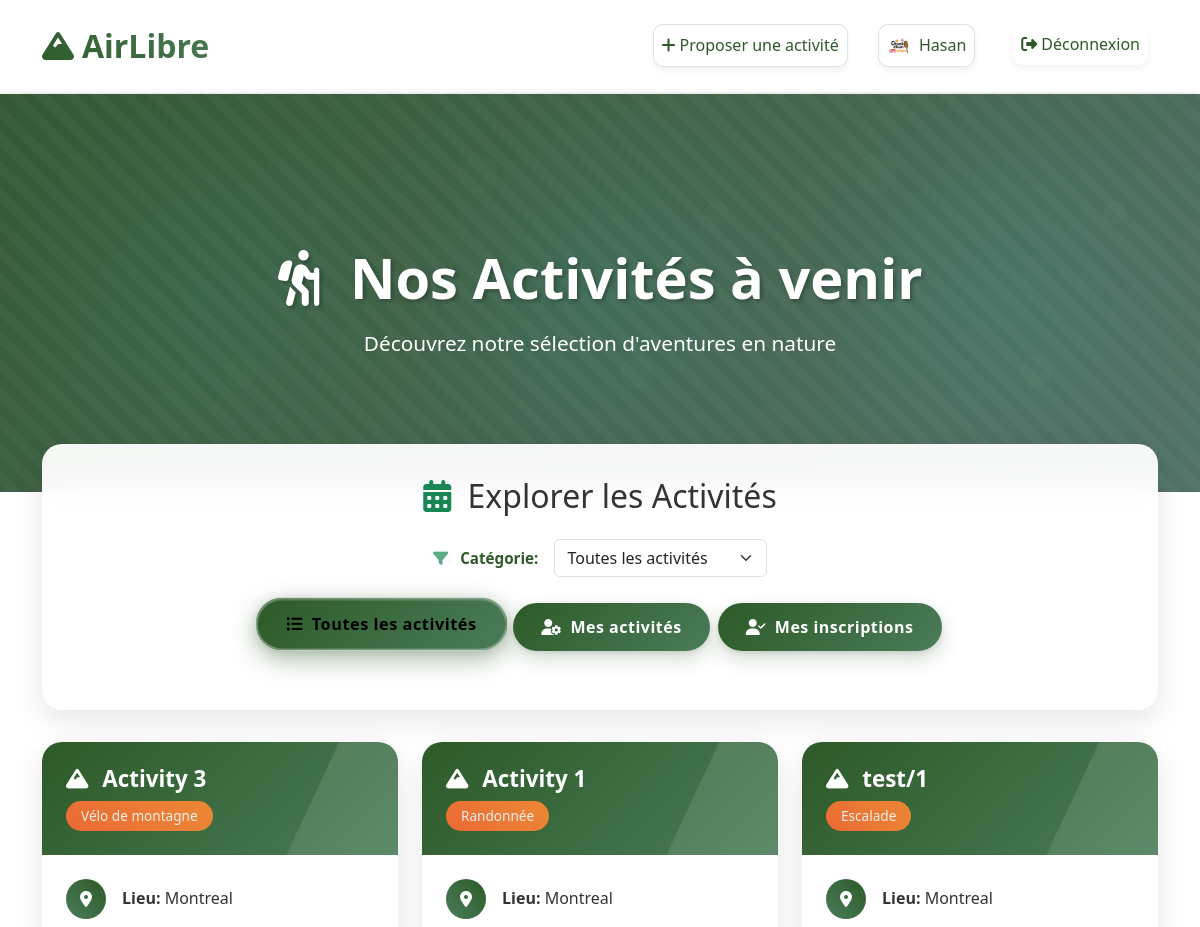
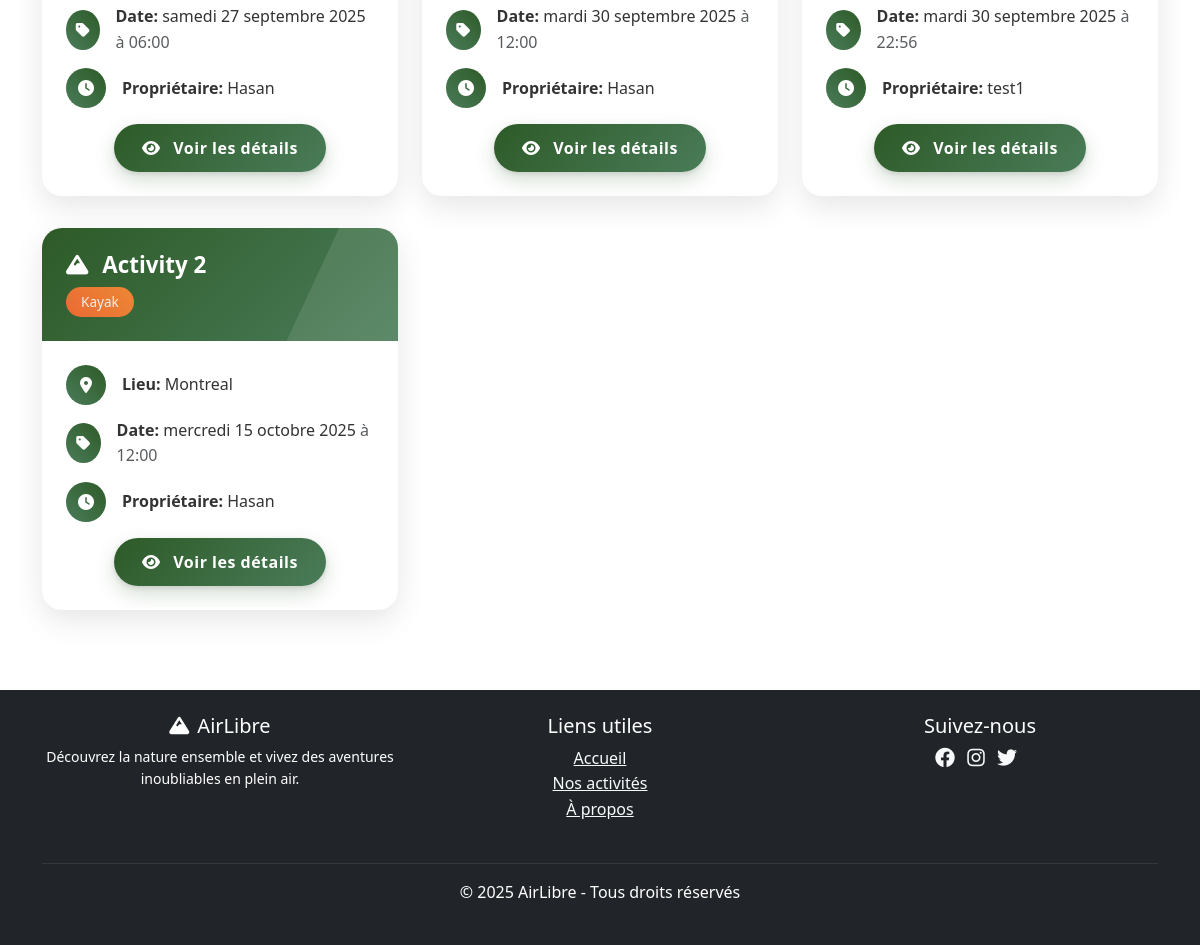
/activities/activity_list/ (signed in), run on an earlier commit of the app's database (2 pictures, top to bottom).
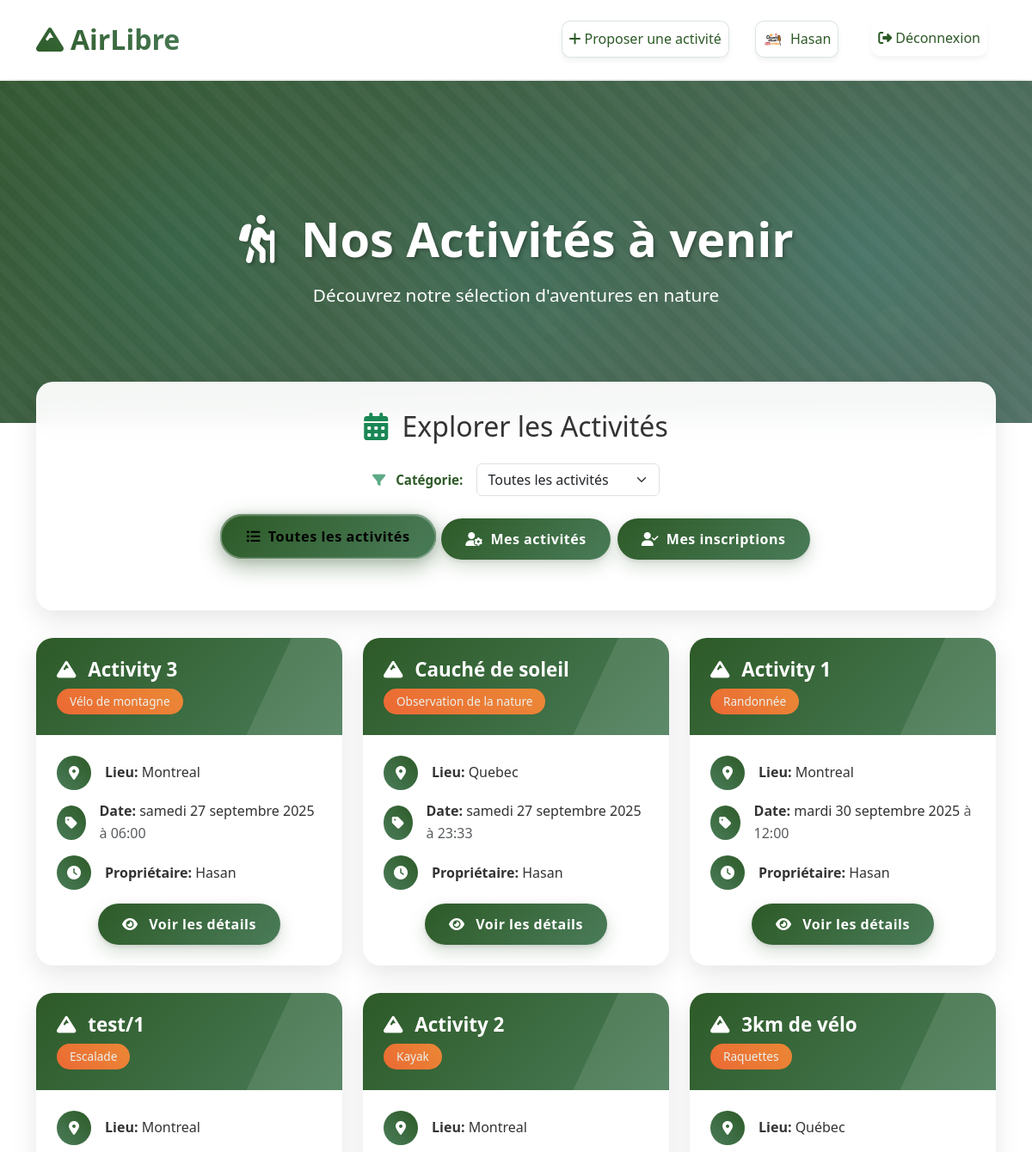
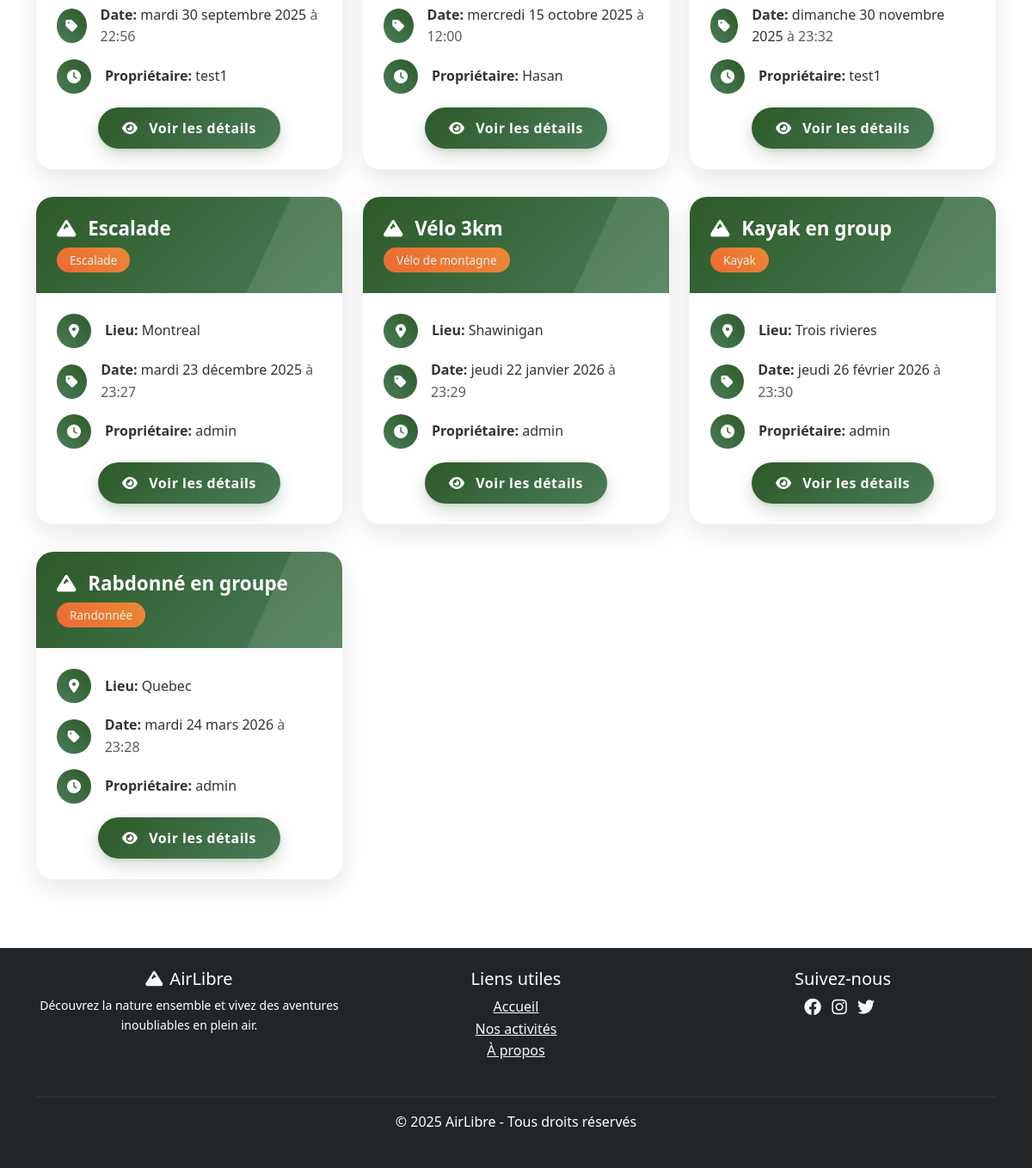
And on a later commit of the database (2 pictures, top to bottom).
### activities/models.py (models this page shows, shortened)
class User(AbstractUser):
    avatar = models.ImageField(
        upload_to=avatar_upload_path,
        blank=True,
        null=True,
        help_text="Téléchargez une image pour votre avatar (JPG, PNG, GIF ou WebP - 2MB max)",
        validators=[validate_avatar_extension, validate_avatar_size]
    )
    bio = models.TextField(
        verbose_name="Biographie",
        blank=True,
        null=True,
        help_text="Parlez-nous un peu de vous (optionnel).",
        max_length=500
    )
    class Meta:
        ordering = ['username']
        verbose_name = "Utilisateur"
        verbose_name_plural = "Utilisateurs"

class Activity(models.Model):
    title = models.CharField(
        verbose_name="Titre",
        blank=False,
        null=False,
        max_length=200,  # Ajout de max_length obligatoire pour CharField
       validators=[
              MinLengthValidator(5, "Le titre doit contenir au moins 5 caractères."),
              MaxLengthValidator(200, "Le titre doit contenir au plus 200 caractères.")
       ],
       error_messages={
           'blank': "Le titre ne peut pas être vide.",
       }
    )
    description = models.TextField(
            verbose_name="Description",
            blank=False,
            null=False,
            validators=[
                MinLengthValidator(10, "La description doit contenir au moins 10 caractères.")
            ],
            error_messages={
                'blank': "La description ne peut pas être vide.",
            }
        )
    location_city = models.CharField(
            verbose_name="Ville",
            max_length=100,
            validators=[
                MinLengthValidator(2, "La ville doit contenir au moins 2 caractères."),
            ],
            error_messages={
                'blank': "La ville ne peut pas être vide.",
                'max_length': "La ville ne peut pas dépasser 100 caractères.",
            }
        )
    start_time = models.DateTimeField(
            verbose_name="Date et heure de début",
            error_messages={
                'required': "La date et l'heure de début sont requises.",
            }
        )
    end_time = models.DateTimeField(
            verbose_name="Date et heure de fin",
            error_messages={
                'required': "La date et l'heure de fin sont requises.",
            }
        )
    proposer = models.ForeignKey(
            User,
            on_delete=models.CASCADE,
            related_name='proposed_activities',
            verbose_name="Organisateur",
        )
    attendees = models.ManyToManyField(
            User,
            related_name='attended_activities',
            blank=True,
            verbose_name="Participants",
        )
    category = models.ForeignKey(
            Category,
            related_name='activities',
            verbose_name="Catégorie",
            on_delete=models.SET_NULL,
            null=True,
        )
    document = models.FileField(
            upload_to=document_upload_path,
            blank=True,
            null=True,
            verbose_name="Document joint",
            help_text="Joindre un document à l'activité (PDF, DOC, DOCX, images - 5MB max)",
            validators=[validate_file_extension, validate_file_size]
        )
    class Meta:
        ordering = ['start_time']
        verbose_name = "Activité"
        verbose_name_plural = "Activités"

class Category(models.Model):
    name = models.CharField(
        verbose_name="Nom de la catégorie",
        unique=True,
        max_length=100,
        blank=False,
        null=False,
        error_messages= {
            'unique': "Une catégorie avec ce nom existe déjà.",
            'blank': "Le nom de la catégorie ne peut pas être vide.",
            'max_length': "Le nom de la catégorie ne peut pas dépasser 100 caractères.",
        }
    )
    class Meta:
        ordering = ['name']
        verbose_name = "Catégorie"
        verbose_name_plural = "Catégories"
    def __str__(self):
        return str(self.name)

### activities/views.py (the view, shortened to what this page needs)
# urls.py: path('activity_list/', views.activity_list, name='activity_list'),
def activity_list(request):
    activities = Activity.objects.filter(
        start_time__gte=timezone.now()
    )
    form = ArticleSearchForm(request.GET)
    scoop = request.GET.get('scoop')
    if form.is_valid():
        category = form.cleaned_data.get('category')
        if category and category != 'all':
            activities = activities.filter(category__name=category)
    else:
        error_message = ""
        for field, errors in form.errors.items():
            for error in errors:
                error_message += f"{field}: {error} "
        return render_400_error(request, error_message.strip())
    activities = activities.order_by('start_time')
    context = {
        'activities': activities,
        'form': form,
        'scoop': scoop or 'all',  # Passer le paramètre scoop au template
    }
    return render(request, 'activities/activity_list.html', context)

### activities/templates/activities/activity_list.html (shortened to what this page needs)
{% extends "base.html" %}
{% load static %}
{% block hero %}
<section class="hero-section" role="banner" aria-label="En-tête de la page">
    <div class="container">
        <div class="hero-content text-center">
            <h1 class="hero-title">
                <i class="fas fa-hiking me-3" aria-hidden="true"></i>
                Nos Activités à venir
            </h1>
            <p class="hero-subtitle">
                Découvrez notre sélection d'aventures en nature
            </p>
        </div>
    </div>
</section>
{% endblock %}
{% block content %}
<main id="main-content" tabindex="-1">
    <section class="container page-activity-list" aria-labelledby="explorer-activites">
        <div class="filters-card fade-in-up" aria-labelledby="explorer-activites">
            <h2 id="explorer-activites" class="text-center mb-4">
                <i class="fas fa-calendar-alt me-2 text-success" aria-hidden="true"></i>
                Explorer les Activités
            </h2>
            <div class="row justify-content-center">
                <div class="col-12 col-lg-8 mb-4">
                    <form class="category-filter-form" role="search" aria-label="Filtrer les activités">
                        <div class="row mb-4">
                            <div class="col-12 col-md-6 mx-auto">
                                <div
                                    class="d-flex flex-column flex-sm-row align-items-sm-center justify-content-sm-center gap-3">
                                    <label for="{{ form.category.id_for_label }}"
                                        class="form-label fw-semibold mb-0 text-nowrap">
                                        <i class="fas fa-filter me-2 text-success" aria-hidden="true"></i>
                                        {{ form.category.label }}:
                                    </label>
                                    <div class="flex-grow-1 flex-sm-grow-0">
                                        {{ form.category }}
                                    </div>
                                </div>
                            </div>
                        </div>
                        <div class="row justify-content-center">
                            <div class="col-12">
                                <div
                                    class="d-flex flex-column flex-sm-row gap-2 justify-content-center align-items-stretch align-items-sm-center">
                                    <button type="submit" name="scoop" value="all"
                                        class="btn btn-details {% if scoop == 'all' %}active{% endif %} flex-sm-fill flex-lg-grow-0"
                                        aria-pressed="{% if scoop == 'all' %}true{% else %}false{% endif %}">
                                        <i class="fas fa-list-ul me-1" aria-hidden="true"></i>
                                        <span class="d-none d-sm-inline">Toutes les activités</span>
                                    </button>
                                    {% if user.is_authenticated %}
                                    <button type="submit" name="scoop" value="mine"
                                        class="btn btn-details {% if scoop == 'mine' %}active{% endif %} flex-sm-fill flex-lg-grow-0"
                                        aria-pressed="{% if scoop == 'mine' %}true{% else %}false{% endif %}">
                                        <i class="fas fa-user-cog me-1" aria-hidden="true"></i>
                                        <span class="d-none d-sm-inline">Mes activités</span>
                                    </button>
                                    <button type="submit" name="scoop" value="inscrit"
                                        class="btn btn-details {% if scoop == 'inscrit' %}active{% endif %} flex-sm-fill flex-lg-grow-0"
                                        aria-pressed="{% if scoop == 'inscrit' %}true{% else %}false{% endif %}">
                                        <i class="fas fa-user-check me-1" aria-hidden="true"></i>
                                        <span class="d-none d-sm-inline">Mes inscriptions</span>
                                    </button>
                                    {% endif %}
                                </div>
                            </div>
                        </div>
                    </form>
                </div>
            </div>
        </div>
        <div class="row" aria-live="polite">
            {% if activities %}
            {% for activity in activities %}
            <div class="col-lg-4 col-md-6">
                <article class="activity-card fade-in-up" aria-labelledby="activity-title-{{ activity.id }}">
                    <header class="card-header">
                        <h3 class="activity-title" id="activity-title-{{ activity.id }}">
                            <i class="fas fa-mountain me-2" aria-hidden="true"></i>
                            {{ activity.title }}
                        </h3>
                        <div class="activity-meta">
                            <span class="badge badge-primary" aria-label="Catégorie">{{ activity.category }}</span>
                        </div>
                    </header>
                    <div class="card-body">
                        <div class="info-item">
                            <div class="info-icon">
                                <i class="fas fa-map-marker-alt" aria-hidden="true"></i>
                            </div>
                            <div>
                                <strong>Lieu:</strong> <span aria-label="Ville">{{ activity.location_city }}</span>
                            </div>
                        </div>
                        <div class="info-item">
                            <div class="info-icon">
                                <i class="fas fa-tag" aria-hidden="true"></i>
                            </div>
                            <div>
                                <strong>Date:</strong>
                                <time datetime="{{ activity.start_time|date:'c' }}">
                                    {{ activity.start_time|date:"l j F Y" }}
                                </time>
                                <span class="text-muted">
                                    à {{ activity.start_time|date:"H:i" }}
                                </span>
                            </div>
                        </div>
                        <div class="info-item">
                            <div class="info-icon">
                                <i class="fas fa-clock" aria-hidden="true"></i>
                            </div>
                            <div>
                                <strong>Propriétaire:</strong> <span aria-label="Organisateur">
                                    {{ activity.proposer.username }}</span>
                            </div>
                        </div>
                        <div class="text-center mt-3">
                            <a href="{% url 'activity_detail' activity.id %}" class="btn btn-details"
                                aria-label="Voir les détails de {{ activity.title }}">
                                <i class="fas fa-eye me-2" aria-hidden="true"></i>
                                Voir les détails
                            </a>
                        </div>
                    </div>
                </article>
            </div>
            {% endfor %}
            {% endif %}
        </div>
    </section>
</main>
{% endblock %}

### activities/templates/partials/_navbar.html (shortened to what this page needs)
<nav class="navbar navbar-expand-lg" role="navigation" aria-label="Navigation principale" id="navigation">
    <div class="container">
        <a class="navbar-brand" href="/" aria-label="AirLibre - Retour à l'accueil">
            <i class="fas fa-mountain me-2" aria-hidden="true"></i>AirLibre
        </a>
        <div class="collapse navbar-collapse" id="navbarNav">
            <ul class="navbar-nav ms-auto" role="menubar">
                {% if user.is_authenticated %}
                <li class="nav-item">
                    <a class="nav-link" href="{% url 'add_activity' %}" role="menuitem"
                        aria-label="Proposer une nouvelle activité">
                        <i class="fas fa-plus me-1" aria-hidden="true"></i>Proposer une activité
                    </a>
                </li>
                <li class="nav-item d-flex align-items-center me-2" role="none">
                    <a href="{% url 'profile' %}" class="nav-link" role="menuitem"
                        aria-label="Accéder à mon profil utilisateur">
                        {% if user.avatar %}
                            <img src="{{ user.avatar.url }}" alt="Avatar de {{ user.username }}" class="rounded-circle me-1" width="24" height="24">
                        {% else %}
                            <i class="fas fa-user-circle me-1" aria-hidden="true"></i>
                        {% endif %}
                        {{ user.username }}
                    </a>
                </li>
                <li class="nav-item" role="none">
                    <form method="post" action="{% url 'logout' %}" class="d-inline">
                        <button type="submit" class="nav-link border-0 bg-transparent" role="menuitem"
                            aria-label="Se déconnecter de mon compte">
                            <i class="fas fa-sign-out-alt me-1" aria-hidden="true"></i>Déconnexion
                        </button>
                    </form>
                </li>
                {% endif %}
            </ul>
        </div>
    </div>
</nav>

What changed in the data, as far as the page shows it:
added Activity: title "Cauché de soleil", category "Observation de la nature", location_city "Quebec", start_time "samedi 27 septembre 2025", start_time "23:33", proposer.username "Hasan"
added Activity: title "3km de vélo", category "Raquettes", location_city "Québec", start_time "dimanche 30 novembre 2025", start_time "23:32", proposer.username "test1"
added Activity: title "Escalade", category "Escalade", location_city "Montreal", start_time "mardi 23 décembre 2025", start_time "23:27", proposer.username "admin"
added Activity: title "Vélo 3km", category "Vélo de montagne", location_city "Shawinigan", start_time "jeudi 22 janvier 2026", start_time "23:29", proposer.username "admin"
added Activity: title "Kayak en group", category "Kayak", location_city "Trois rivieres", start_time "jeudi 26 février 2026", start_time "23:30", proposer.username "admin"
added Activity: title "Rabdonné en groupe", category "Randonnée", location_city "Quebec", start_time "mardi 24 mars 2026", start_time "23:28", proposer.username "admin"
